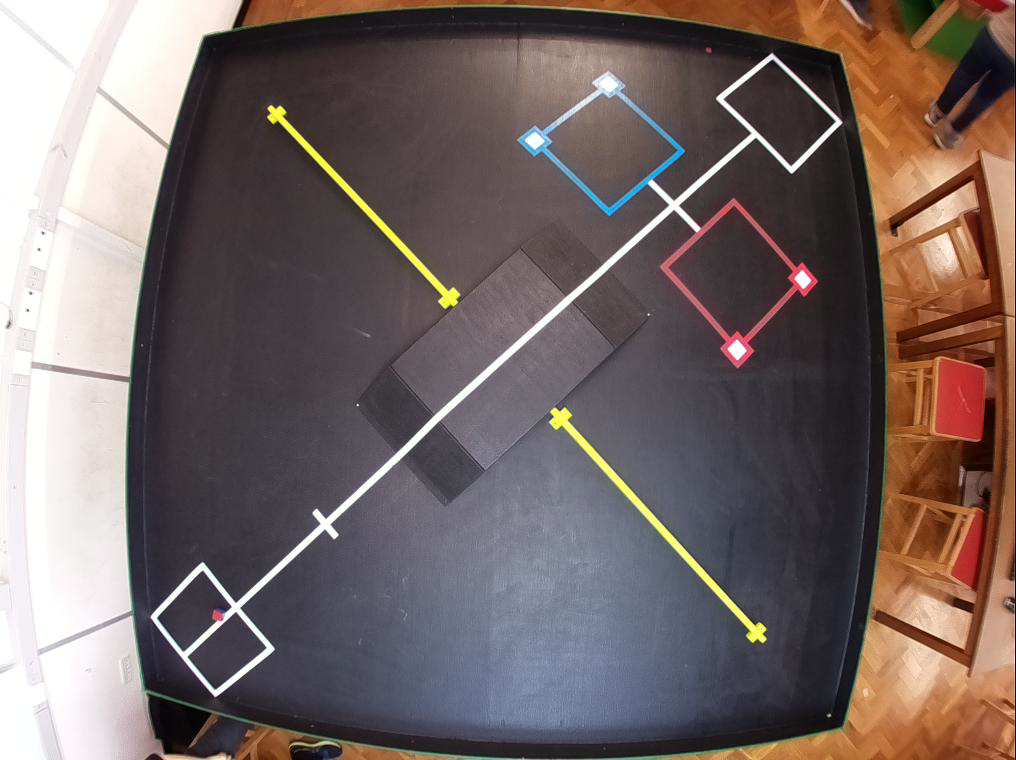
#> input picture Vision/TestPics/DT_imaged5.png, 1016 x 760 px, found by its file name
$ python photoorientationtest.py   (older library calls are emulated)
#> lines starting #> are read from the running program, lines starting #| are printed output that depends on the picture; after the words box and inside, x2 and y2 are one past the last pixel; in counts of white or black regions, pixels touching at a corner belong together
### Vision/calibrate.py
import cv2
import numpy as np
import os
import glob


# [50 lines left out: function calibrate, not called in this run]

def undistort_fisheye(img, K=np.array([[637.8931714029114, 0.0, 509.67125143385334], [0.0, 636.4000140079311, 371.2613659540199], [0.0, 0.0, 1.0]]), D=np.array([[-0.02628723220492124], [-0.1740869162806197], [0.11587794888959864], [0.041124156040405195]]), DIM=(1016, 760)):
    img = rotate_image(img, -3)
    h,w = img.shape[:2]
    cam = np.eye(3)
    DIM = (int(w * 1.1), int(h * 1.1))
    map1, map2 = cv2.fisheye.initUndistortRectifyMap(K, D, cam, K, DIM, cv2.CV_16SC2)
    undistorted_img = cv2.remap(img, map1, map2, interpolation=cv2.INTER_LINEAR, borderMode=cv2.BORDER_DEFAULT)
    undistorted_img = undistorted_img[0:816, 90:987]
    return undistorted_img
# [5 lines left out: function undi, not called in this run]

def undistort(img, K=np.array([[637.8931714029114, 0.0, 509.67125143385334], [0.0, 636.4000140079311, 371.2613659540199], [0.0, 0.0, 1.0]]), D=np.array([[-0.02628723220492124], [-0.1740869162806197], [0.11587794888959864], [0.041124156040405195]]), DIM=(1016, 760)):
    return cv2.undistort(img, K, D, None, K)
# calibrate camera, output parameter, and undistort val.jpg

def rotate_image(image, angle):
  image_center = tuple(np.array(image.shape[1::-1]) / 2)
  rot_mat = cv2.getRotationMatrix2D(image_center, angle, 1.0)
  result = cv2.warpAffine(image, rot_mat, image.shape[1::-1], flags=cv2.INTER_LINEAR)
  return result
# [6 lines that do not run on import are left out]

### Vision/mask.py
import cv2
import numpy as np

def red_mask(img, lower=[(0,80,100), (5,255,255)], higher=[(165,80,100), (180,255,255)]):
    img_hsv = cv2.cvtColor(img, cv2.COLOR_BGR2HSV)
    mask1 = cv2.inRange(img_hsv, lower[0], lower[1])
    mask2 = cv2.inRange(img_hsv, higher[0], higher[1])
    mask = cv2.bitwise_or(mask1, mask2 )
    croped = cv2.bitwise_and(img, img, mask=mask)
    return croped


# [31 lines left out: functions blue_mask, white_mask, green_mask, anti_glare, sharpen, not called in this run]

### Vision/contours.py
import numpy as np
import cv2


def get_contour(pic):
    im = pic
    # Convert to graycsale
    imgray = cv2.cvtColor(im, cv2.COLOR_BGR2GRAY)
    imgray = get_canny_edge(imgray)
    ret, thresh = cv2.threshold(imgray, 230, 255, 0)
    contours, hierarchy = cv2.findContours(thresh, cv2.RETR_TREE, cv2.CHAIN_APPROX_SIMPLE)
    return contours


# [8 lines left out: function get_sobel_edge, not called in this run]


def get_canny_edge(pic):
    img = pic

    ######### Blur the image for better edge detection
    img = cv2.GaussianBlur(img, (3,3), 0)


    ######## Sharpen the image
    # kernel = np.array([[0, -1, 0],
    #                [-1, 5,-1],
    #                [0, -1, 0]])
    # image_sharp = cv2.filter2D(src=img, ddepth=-1, kernel=kernel)

    ######### Canny Edge Detection
    edges = cv2.Canny(image=img, threshold1=60, threshold2=200)

    return edges

### Vision/poly.py
import cv2
import contours
import numpy as np


# [12 lines left out: function get_average, not called in this run]


def get_poly(pic):
    img = pic

    font = cv2.FONT_HERSHEY_COMPLEX

    contour = contours.get_contour(img)
    polygons_list = []
    for cnt in contour :

        approx = cv2.approxPolyDP(cnt, 0.001 * cv2.arcLength(cnt, True), True)
        polygons_list.append(approx)

    return polygons_list


############ draw coordinate list on img picture
############ (y,x)
# [35 lines left out: functions draw_points_yx, draw_points_xy, draw_line_rot, not called in this run]

### Vision/corners.py
import cv2
import numpy as np
import contours
import imutils
import poly as pl

font = cv2.FONT_HERSHEY_COMPLEX


def draw_corners(img):
    polygons_list = pl.get_poly(img)
    plist = []
    for polygon in polygons_list:
        polygons = polygon.ravel()
        i=0
        for j in polygons :
                if(i % 2 == 0):
                    x = polygons[i]
                    y = polygons[i + 1]
                    plist.append([x, y])

                    ####### put dots on corners
                    if(i == 0):
                        ####### dot on topmost co-ordinate.
                        img = cv2.circle(img, (x,y), radius=0, color=(255, 0, 0), thickness=-1)
                    else:
                        ####### dot on remaining co-ordinates.
                        img = cv2.circle(img, (x,y), radius=0, color=(0, 0, 255), thickness=-1)
                i = i + 1
    return plist, img


# [4 lines left out: function draw_points, not called in this run]

### Vision/photoorientationtest.py
from calendar import c
import cv2
import threading
import calibrate
import contours
import numpy as np
import poly as pl
import corners
import mask


K2 = np.array([[637.8931714029114, 0.0, 509.67125143385334], [0.0, 636.4000140079311, 371.2613659540199], [0.0, 0.0, 1.0]])
D2 = np.array([[-0.02628723220492124], [-0.1740869162806197], [0.11587794888959864], [0.041124156040405195]])
DIM2 = (1016, 760)


img = cv2.imread("/Users/davidhao/GitProject/CamProject/Vision-RB-Robotics/TestPics/DT_imaged5.png")
#> img is the input picture: shape (760, 1016, 3); mean B, G, R 101.1, 103.2, 117
img = calibrate.undistort_fisheye(img, K2, D2, DIM2)
#> in undistort_fisheye, `undistorted_img = cv2.remap(img, map1, map2, interpolation=cv2.INTER_L..`:
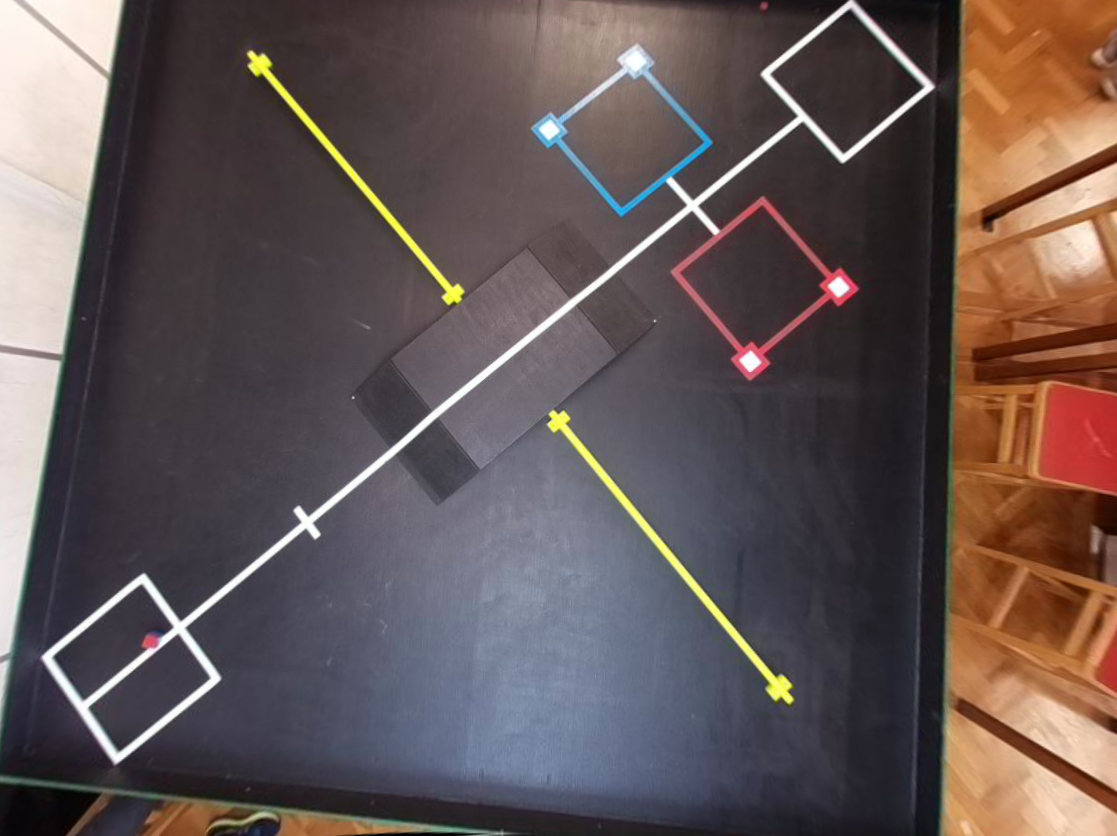
#> undistorted_img: shape (836, 1117, 3); mean B, G, R 84.9, 86, 99.6
#> in undistort_fisheye, `undistorted_img = undistorted_img[0:816, 90:987]`:
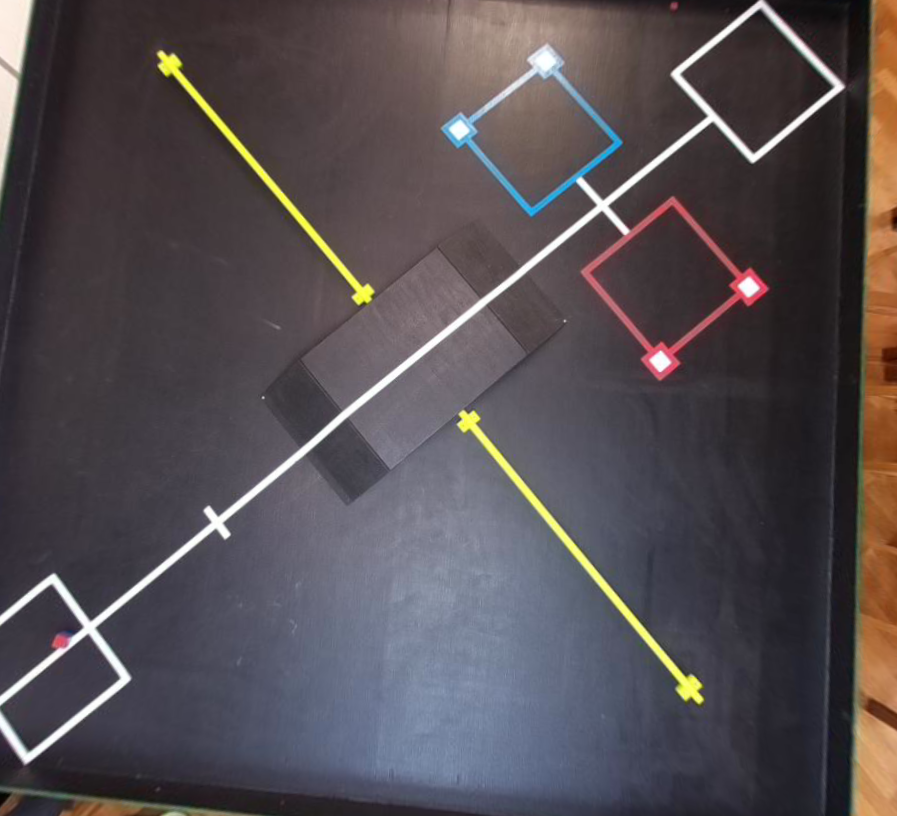
#> undistorted_img: shape (816, 897, 3); mean B, G, R 81.8, 77.8, 84.7
########## image set up

current_frame = img

current_frame = current_frame[600:759, 0:300]
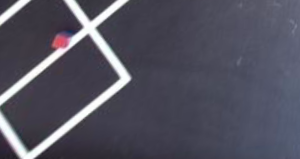
#> current_frame: shape (159, 300, 3); mean B, G, R 95.8, 82.3, 83.3
blank_image = np.zeros(shape=current_frame.shape, dtype=np.uint8)

current_frame = mask.red_mask(current_frame)
#> in red_mask, `img_hsv = cv2.cvtColor(img, cv2.COLOR_BGR2HSV)`: img_hsv: shape (159, 300, 3); mean H, S, V 121.5, 43.5, 96.2
#> in red_mask, `mask1 = cv2.inRange(img_hsv, lower[0], lower[1])`: mask1: shape (159, 300); every value is 0
#> in red_mask, `mask2 = cv2.inRange(img_hsv, higher[0], higher[1])`:
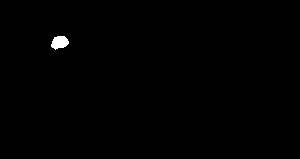
#> mask2: shape (159, 300); 0.38% white; 1 white region, box (x1, y1, x2, y2) and area: (51, 36, 69, 50) 179

######### gets and draws boundary of contours.
current_contour = contours.get_contour(current_frame)
#> in get_canny_edge, `edges = cv2.Canny(image=img, threshold1=60, threshold2=200)`:
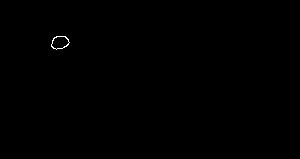
#> edges: shape (159, 300); 0.12% white in thin lines or dots, all inside (x1, y1, x2, y2) = (51, 36, 70, 50)
#> in get_contour, `contours, hierarchy = cv2.findContours(thresh, cv2.RETR_TREE, cv2.CHAI..`: contours = 2 contours; box (x1, y1, x2, y2) and area: (51, 36, 70, 50) 174, (51, 36, 70, 50) 162
#> current_contour has the same summary as contours in get_contour
cv2.drawContours(current_frame, current_contour, -1, (0, 255, 0), thickness=1)
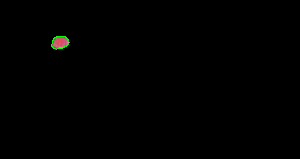
#> current_frame: shape (159, 300, 3); mean B, G, R 0.3, 0.6, 0.6

########### get and draws corner dots and center dots
plist, p_list, current_frame = corners.draw_corners(current_frame)
#> in get_canny_edge (call 2), `edges = cv2.Canny(image=img, threshold1=60, threshold2=200)`:
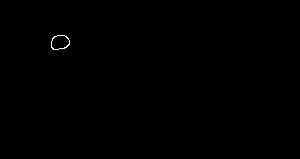
#> edges: shape (159, 300); 0.12% white in thin lines or dots, all inside (x1, y1, x2, y2) = (51, 35, 70, 50)
#> in get_contour (call 2), `contours, hierarchy = cv2.findContours(thresh, cv2.RETR_TREE, cv2.CHAI..`: contours = 2 contours; box (x1, y1, x2, y2) and area: (51, 35, 70, 50) 208, (51, 35, 70, 50) 196
#> in get_poly, `contour = contours.get_contour(img)`: contour has the same summary as contours in get_contour
#> the loop in get_poly, `for cnt in contour : ` made 2 passes
#> after the loop in get_poly, `for cnt in contour :`: polygons_list has the same summary as contours in get_contour
#> in draw_corners, `polygons_list = pl.get_poly(img)`: polygons_list has the same summary as contours in get_contour
#> the loop in draw_corners, `for polygon in polygons_list:` made 2 passes
#> after the loop in draw_corners, `for polygon in polygons_list:`: img: shape (159, 300, 3); 0.06% of pixels changed, all inside (x1, y1, x2, y2) = (51, 35, 70, 50)
#> after the loop in draw_corners, `for polygon in polygons_list:`: plist = 36 pairs, first value 51 to 69, second value 35 to 49
#> (the run stopped early here; a loop or call above may not have finished)
